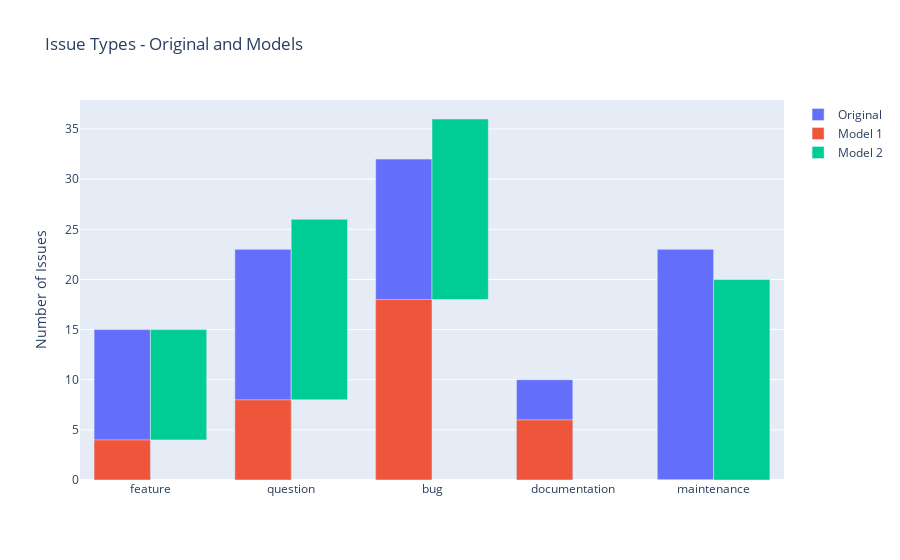

Write notebook code for a chart like this one.
### Code cell
from plotly import graph_objects as go

data = {
    "original":[15, 23, 32, 10, 23],
    "model_1": [4,   8, 18,  6,  0],
    "model_2": [11, 18, 18,  0,  20],
    "labels": [
        "feature",
        "question",
        "bug",
        "documentation",
        "maintenance"
    ]
}

fig = go.Figure(
    data=[
        go.Bar(
            name="Original",
            x=data["labels"],
            y=data["original"],
            offsetgroup='1',
        ),
        go.Bar(
            name="Model 1",
            x=data["labels"],
            y=data["model_1"],
            offsetgroup='1',
        ),
        go.Bar(
            name="Model 2",
            x=data["labels"],
            y=data["model_2"],
            offsetgroup='2',
            base=data["model_1"],
        )
    ],
    
    layout=go.Layout(
        title="Issue Types - Original and Models",
        yaxis_title="Number of Issues"
    )
)

fig.show()

### Figure 1 — Plotly figure (JSON) as saved in the notebook; plotly's stock layout.template omitted (floating-point values rounded to 4 significant figures)
{"data": [{"name": "Original", "offsetgroup": "1", "type": "bar", "x": ["feature", "question", "bug", "documentation", "maintenance"], "y": [15, 23, 32, 10, 23]}, {"name": "Model 1", "offsetgroup": "1", "type": "bar", "x": ["feature", "question", "bug", "documentation", "maintenance"], "y": [4, 8, 18, 6, 0]}, {"base": [4, 8, 18, 6, 0], "name": "Model 2", "offsetgroup": "2", "type": "bar", "x": ["feature", "question", "bug", "documentation", "maintenance"], "y": [11, 18, 18, 0, 20]}], "layout": {"title": {"text": "Issue Types - Original and Models"}, "yaxis": {"title": {"text": "Number of Issues"}}}}
